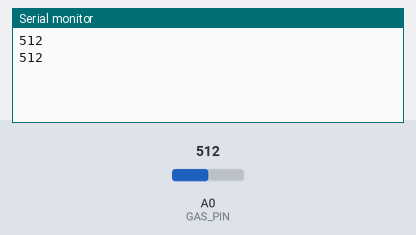
Simulated run of this sketch. Board: Arduino Uno, built with avr-gcc and run on an emulated ATmega328P. On the bench: the last lines printed to the serial monitor. The inputs (shaded band) are chosen by the test bench; at power-on: A0 (GAS_PIN) = 512.

Above: at 2.8 s.
2.9 s: A0 (GAS_PIN) set to 660
At 4.5 s:
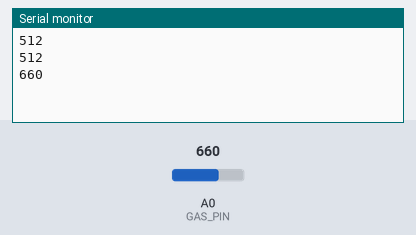
5.7 s: A0 (GAS_PIN) set to 640
At 7.3 s:
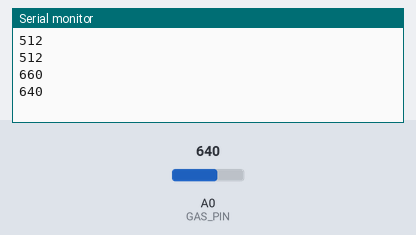
Timing chart, 0 to 8.8 s (numbered marks = the images above; inputs shaded):
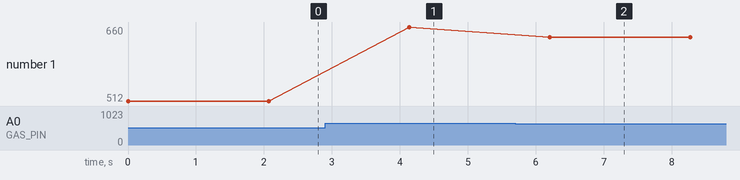

The sketch:

send.ino
```cpp
#include <IRremote.h>

const int GAS_PIN = A0;
int GAS_value;

#define IR_SEND_PIN 8
IRsend irsend(IR_SEND_PIN);
uint32_t NEC_command;
uint32_t noRepeats = 1;

void setup() {
  Serial.begin(9600);
}
void loop() {
  GAS_value = analogRead(GAS_PIN);
  Serial.println(GAS_value);
  if (GAS_value >= 650) {
    NEC_command = 0x1A;
  } else {
    NEC_command = 0x1B;
  }
  irsend.sendNEC(0x00, NEC_command, noRepeats);
  delay(2000);
}
```

Measured:
- after the input at 2.9 s, the serial monitor: prints a new line after 1.2 s (image 1)
- after the input at 5.7 s, the serial monitor: prints a new line after 0.51 s (image 2)
- plotted number 1: 512 → 660 after the input at 2.9 s, 660 → 640 after the input at 5.7 s
